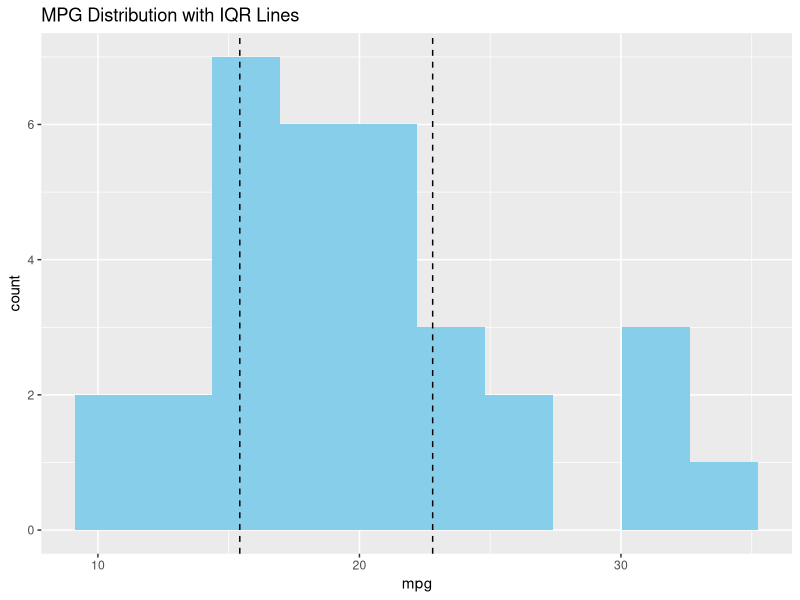
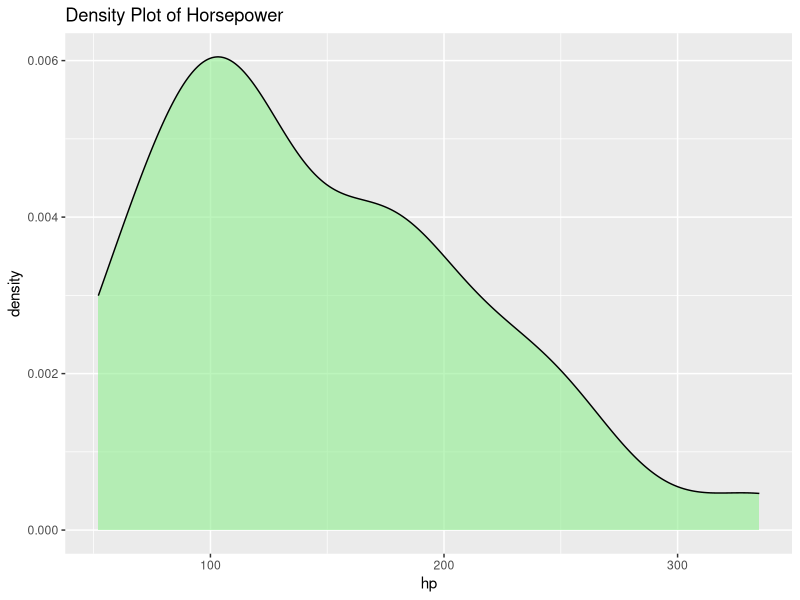
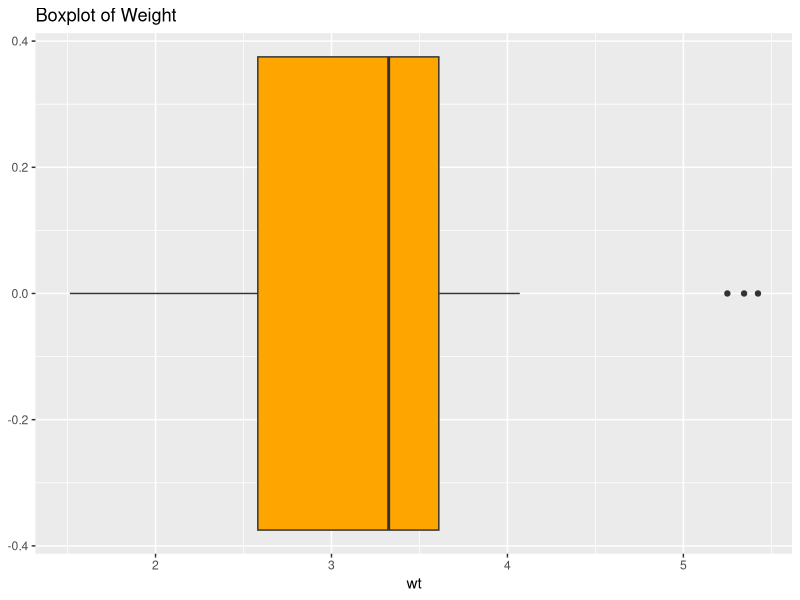

The R script that drew these images, in order:
# Load required libraries
library(e1071) # for skewness
library(dplyr) # for data manipulation
library(ggplot2)

# Load 
data("mtcars")


# 1. Detect Outlier Using IQR Method
detect_iqr_outliers <- function(x) {
  Q1 <- quantile(x, 0.25)
  Q3 <- quantile(x, 0.75)
  IQR_val <- Q3 - Q1
  lower <- Q1 - 1.5 * IQR_val
  upper <- Q3 + 1.5 * IQR_val
  return(which(x < lower | x > upper))
}
iqr_outliers_mpg <- detect_iqr_outliers(mtcars$mpg)
iqr_outliers_hp <- detect_iqr_outliers(mtcars$hp)
iqr_outliers_wt <- detect_iqr_outliers(mtcars$wt)



# 2. Detect Outlier Using Z-Score Method
detect_zscore_outliers <- function(x, threshold = 3) {
  z <- scale(x)
  return(which(abs(z) > threshold))
}
z_outliers_mpg <- detect_zscore_outliers(mtcars$mpg)
z_outliers_hp <- detect_zscore_outliers(mtcars$hp)
z_outliers_wt <- detect_zscore_outliers(mtcars$wt)


# 3. Probabilities of Selecting an Outlier
p_mpg_iqr <- length(iqr_outliers_mpg) / nrow(mtcars)
p_hp_iqr <- length(iqr_outliers_hp) / nrow(mtcars)
p_wt_iqr <- length(iqr_outliers_wt) / nrow(mtcars)
cat("Probability of selecting an outlier (IQR method):\n")
cat("MPG:", p_mpg_iqr, " | HP:", p_hp_iqr, " | WT:", p_wt_iqr, "\n\n")


# 4. Conditional Probability (Example)
# P(Outlier in HP | Outlier in MPG)
outlier_mpg_hp <- intersect(iqr_outliers_mpg, iqr_outliers_hp)
p_cond <- length(outlier_mpg_hp) / length(iqr_outliers_mpg)
cat("P(HP is outlier | MPG is outlier):", p_cond, "\n\n")

# -------------------------------
# 5. Independence Check (Simplified)
# If P(A ∩ B) ≈ P(A) * P(B), then independent
# -------------------------------
p_hp <- p_hp_iqr
p_mpg <- p_mpg_iqr
p_both <- length(outlier_mpg_hp) / nrow(mtcars)
cat("P(HP ∩ MPG):", p_both, "\n")
cat("P(HP) * P(MPG):", p_hp * p_mpg, "\n\n")

# -------------------------------
# 6. Skewness and Distribution Shapes
# -------------------------------
skew_mpg <- skewness(mtcars$mpg)
skew_hp <- skewness(mtcars$hp)
skew_wt <- skewness(mtcars$wt)
cat("Skewness:\nMPG:", skew_mpg, "| HP:", skew_hp, "| WT:", skew_wt, "\n\n")


# 7. Correlation Matrix
cor_matrix <- cor(mtcars)
print(cor_matrix)


# 8. Compare Outlier Detection Methods
compare_outliers <- function(iqr_idx, z_idx) {
  both <- intersect(iqr_idx, z_idx)
  only_iqr <- setdiff(iqr_idx, z_idx)
  only_z <- setdiff(z_idx, iqr_idx)
  list(
    common = mtcars[both, ],
    only_iqr = mtcars[only_iqr, ],
    only_z = mtcars[only_z, ]
  )
}
result_mpg <- compare_outliers(iqr_outliers_mpg, z_outliers_mpg)
cat("Common Outliers (MPG):", rownames(result_mpg$common), "\n")


# 9. Plot Distribution
ggplot(mtcars, aes(x=mpg)) + geom_histogram(bins=10, fill="skyblue") +
  geom_vline(xintercept=quantile(mtcars$mpg, c(0.25, 0.75)), linetype="dashed") +
  labs(title="MPG Distribution with IQR Lines")
ggplot(mtcars, aes(x=hp)) + geom_density(fill="lightgreen", alpha=0.6) +
  labs(title="Density Plot of Horsepower")
ggplot(mtcars, aes(x=wt)) + geom_boxplot(fill="orange") +
  labs(title="Boxplot of Weight")